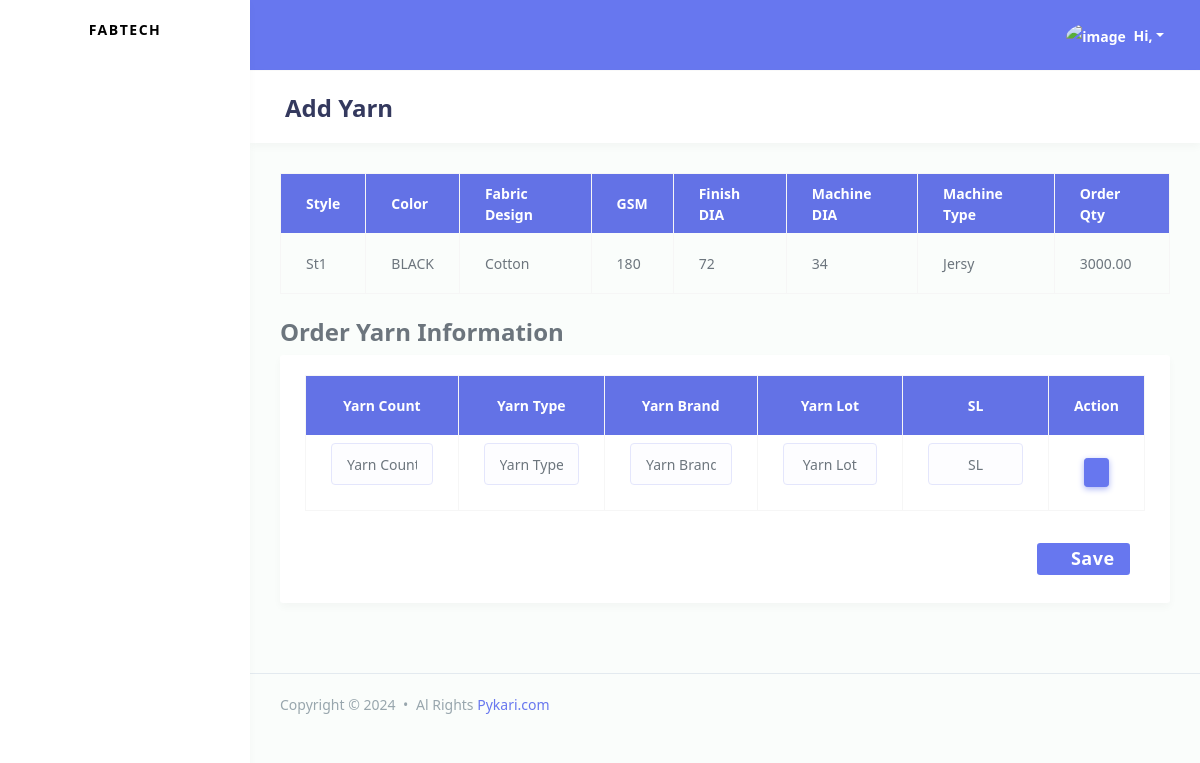
Page /fabricmanagement/add-yarn/1/ on the committed database.
### fabricmanagement/models.py (models this page shows)
class OrderItem(models.Model):
    order_id = models.ForeignKey(Order, on_delete=models.CASCADE, db_index=True, related_name='items')
    style = models.CharField(max_length=244, db_index=True)
    color = models.CharField(max_length=233, db_index=True)
    fabric_design = models.CharField(max_length=233, db_index=True)
    gsm = models.CharField(max_length=233, db_index=True)
    finish_dia = models.CharField(max_length=233, db_index=True)
    machine_dia = models.CharField(max_length=233, db_index=True)
    machine_type = models.CharField(max_length=233, db_index=True)
    order_item_qty = models.DecimalField(max_digits=10, decimal_places=2, default=0)
    created_at = models.DateTimeField(auto_now_add=True)
    updated_at = models.DateTimeField(auto_now=True)
    class Meta:
        indexes = [
            models.Index(fields=['style']),
            models.Index(fields=['created_at']),
            models.Index(fields=['updated_at']),
        ]

### fabricmanagement/views.py (the view)
# urls.py: path('add-yarn/<int:id>/', views.add_yarn, name='add_yarn'),
def add_yarn(request,id):
    order_item = get_object_or_404(OrderItem, id=id)
    return render(request,'fabricmanagement/add-yarn.html',{
        'item': order_item,
    })

### fabricmanagement/templates/fabricmanagement/add-yarn.html (shortened to what this page needs)
{% extends "accounts/master/base.html" %}
{% block page_title %}
    Add Yarn
{% endblock page_title %}
{% block page_body %}
<table class="table table-bordered">
    <thead>
        <tr class="bg-primary text-white">
            <th class='text-white'>Style </th>
            <th class='text-white'>Color</th>
            <th class='text-white'>Fabric Design</th>
            <th class='text-white'>GSM</th>
            <th class='text-white'>Finish DIA</th>
            <th class='text-white'>Machine DIA</th>
            <th class='text-white'>Machine Type</th>
            <th class='text-white'>Order Qty</th>
        </tr>
    </thead>
    <tbody>
        <tr>
            <td>{{ item.style }}</td>
            <td>{{ item.color }}</td>
            <td>{{ item.fabric_design }}</td>
            <td>{{ item.gsm }}</td>
            <td>{{ item.finish_dia }}</td>
            <td>{{ item.machine_dia }}</td>
            <td>{{ item.machine_type }}</td>
            <td>{{ item.order_item_qty }}</td>
        </tr>
    </tbody>
</table>
<h4 class='mt-4'>Order Yarn Information</h4>
<div class="card">
    <div class="card-body">
            <form method="post" action="">
                <div class="table-responsive">
                    <table class="table table-bordered text-center" id="yarn-information-table" width="100%">
                        <thead>
                            <tr class="bg-primary">
                                <th style="color:white">Yarn Count</th>
                                <th style="color:white">Yarn Type</th>
                                <th style="color:white">Yarn Brand</th>
                                <th style="color:white">Yarn Lot</th>
                                <th style="color:white">SL</th>
                                <th style="color:white">Action</th>
                            </tr>
                        </thead>
                        <tbody >
                            <tr>
                                <td>
                                    <div class="form-group fixed-input-width">
                                        <input type="text" name='yarn_count' id='yarn_count' class="form-control text-center mt-2" value="" required placeholder="Yarn Count">
                                    </div>
                                </td>
                                <td>
                                    <div class="form-group fixed-input-width">
                                        <input name="yarn_type" id='yarn_type' type="text" class="form-control text-center mt-2" placeholder="Yarn Type">
                                    </div>
                                </td>
                                <td>
                                    <div class="form-group fixed-input-width">
                                        <input name="yarn_brand" id='yarn_brand' type="text" class="form-control text-center mt-2" placeholder="Yarn Brand">
                                    </div>
                                </td>
                                <td>
                                    <div class="form-group fixed-input-width">
                                        <input name="yarn_lot" id='yarn_lot' type="text" class="form-control text-center mt-2" placeholder="Yarn Lot">
                                    </div>
                                </td>
                                <td>
                                    <div class="form-group fixed-input-width">
                                        <input name="sl" type="text" id='sl' class="form-control text-center mt-2" placeholder="SL">
                                    </div>
                                </td>
                                <td>
                                    <button type="button" class="btn btn-sm btn-primary mx-2">
                                        <i class="fas fa-plus"></i>
                                    </button>
                                </td>
                            </tr>
                        </tbody>
                    </table>
                </div>
                <div class="form-group fixed-input-width col-md-12 mt-3 pl-4 text-center">
                    <button type="button" class="btn btn-sm bg-primary mb-2 float-right save-yarn text-white">
                        <i class="fas fa-save" style="font-size: 1.5em;"></i>
                        <span class="mx-2" style="font-size: 1.5em;">Save</span>
                    </button>
                </div>
            </form>
    </div>
</div>
{% endblock page_body %}

### rows in the picture
OrderItem: style "St1", color "BLACK", fabric_design "Cotton", gsm "180", finish_dia "72", machine_dia "34", machine_type "Jersy", order_item_qty "3000.00"
